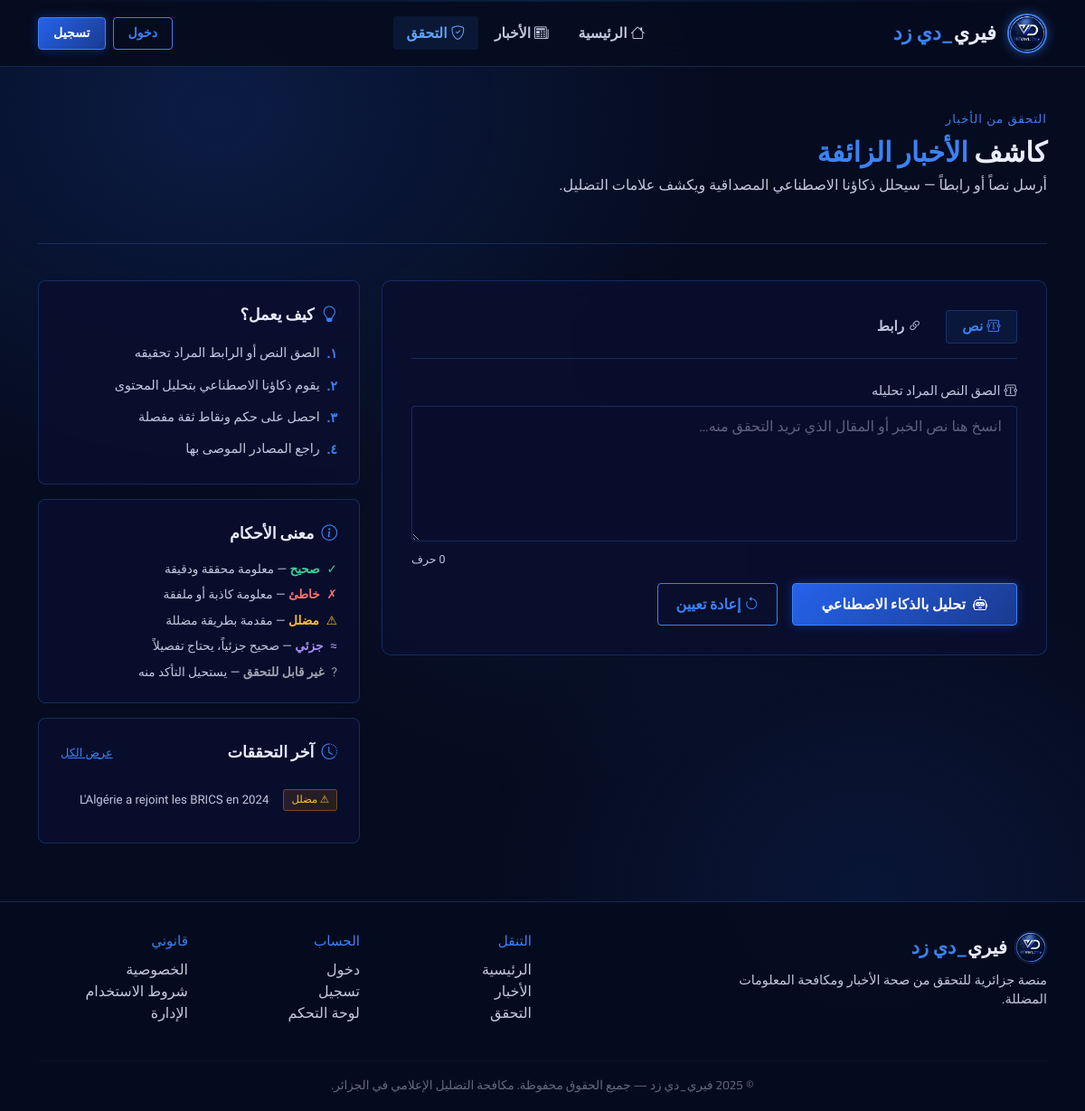
The app's page /fact-check/ with its own data.
### factcheck/models.py (models this page shows, shortened)
class FactCheckResult(models.Model):
    VERDICT_CHOICES = [
        ('true', 'Vrai'),
        ('false', 'Faux'),
        ('misleading', 'Trompeur'),
        ('partial', 'Partiellement vrai'),
        ('unverifiable', 'Non vérifiable'),
    ]
    user = models.ForeignKey(
        settings.AUTH_USER_MODEL,
        on_delete=models.SET_NULL,
        null=True, blank=True,
        related_name='fact_checks'
    )
    input_text = models.TextField()
    input_url = models.URLField(blank=True)
    verdict = models.CharField(max_length=20, choices=VERDICT_CHOICES)
    confidence_score = models.FloatField(default=0.0)  # 0.0 - 1.0
    explanation = models.TextField()
    key_claims = models.TextField(blank=True)
    red_flags = models.TextField(blank=True)
    sources_suggested = models.TextField(blank=True)
    created_at = models.DateTimeField(auto_now_add=True)
    class Meta:
        ordering = ['-created_at']
        verbose_name = 'Résultat de vérification'
        verbose_name_plural = 'Résultats de vérification'

### factcheck/views.py (the view, shortened to what this page needs)
# urls.py: path('', views.factcheck_view, name='factcheck'),
def factcheck_view(request):
    result = None
    error = None
    recent_checks = FactCheckResult.objects.all()[:5]
    context = {
        'result': result,
        'error': error,
        'recent_checks': recent_checks,
        'input_text': request.POST.get('text', request.GET.get('q', '')),
        'input_url': request.POST.get('url', request.GET.get('url', '')),
    }
    return render(request, 'factcheck/factcheck.html', context)

### factcheck/templates/factcheck/factcheck.html (shortened to what this page needs)
{% extends 'base.html' %}
{% block nav_fact %}active{% endblock %}
{% block content %}
<div class="container">
    <div class="fc-header">
        <div style="font-family:var(--font-body);font-size:0.82rem;color:var(--vd-bright);letter-spacing:1px;margin-bottom:0.5rem;">التحقق من الأخبار</div>
        <h1 class="vd-section-title mb-1">كاشف <span class="accent">الأخبار الزائفة</span></h1>
        <p class="text-vd-silver" style="max-width:560px;font-family:var(--font-body);line-height:1.9;">
            أرسل نصاً أو رابطاً — سيحلل ذكاؤنا الاصطناعي المصداقية ويكشف علامات التضليل.
        </p>
    </div>
    <div class="row g-4">
        <div class="col-lg-8">
            <div class="fc-input-panel">
                <div class="fc-tabs">
                    <button class="fc-tab active" onclick="switchTab('text', this)">
                        <i class="bi bi-textarea-t me-1"></i>نص
                    </button>
                    <button class="fc-tab" onclick="switchTab('url', this)">
                        <i class="bi bi-link-45deg me-1"></i>رابط
                    </button>
                </div>
                <form method="post" id="fc-form" onsubmit="onSubmit()">
                    <div id="text-panel">
                        <label class="vd-label"><i class="bi bi-textarea-t me-1"></i>الصق النص المراد تحليله</label>
                        <textarea name="text" id="fc-text" class="vd-form-control fc-textarea"
                                  placeholder="انسخ هنا نص الخبر أو المقال الذي تريد التحقق منه…">{{ input_text }}</textarea>
                        <div class="char-count"><span id="char-count">0</span> حرف</div>
                    </div>
                    <div class="d-flex align-items-center gap-3 mt-3 flex-wrap">
                        <button type="submit" class="btn-vd-primary" style="padding:0.65rem 2rem;" id="submit-btn">
                            <i class="bi bi-robot me-2"></i>تحليل بالذكاء الاصطناعي
                        </button>
                        <button type="button" onclick="clearForm()" class="btn-vd-outline" style="padding:0.65rem 1.2rem;">
                            <i class="bi bi-arrow-counterclockwise me-1"></i>إعادة تعيين
                        </button>
                    </div>
                </form>
            </div>
        </div>
        <div class="col-lg-4">
            <div class="vd-card mb-3">
                <div class="vd-card-title mb-3"><i class="bi bi-lightbulb me-2 text-vd-accent"></i>كيف يعمل؟</div>
                <div style="font-size:0.9rem;color:var(--vd-silver);line-height:1.9;font-family:var(--font-body);">
                    <div class="d-flex gap-2 mb-2"><span class="text-vd-accent font-main" style="font-weight:700;">١.</span><span>الصق النص أو الرابط المراد تحقيقه</span></div>
                    <div class="d-flex gap-2 mb-2"><span class="text-vd-accent font-main" style="font-weight:700;">٢.</span><span>يقوم ذكاؤنا الاصطناعي بتحليل المحتوى</span></div>
                    <div class="d-flex gap-2 mb-2"><span class="text-vd-accent font-main" style="font-weight:700;">٣.</span><span>احصل على حكم ونقاط ثقة مفصلة</span></div>
                    <div class="d-flex gap-2"><span class="text-vd-accent font-main" style="font-weight:700;">٤.</span><span>راجع المصادر الموصى بها</span></div>
                </div>
            </div>
            <div class="vd-card mb-3">
                <div class="vd-card-title mb-3"><i class="bi bi-info-circle me-2 text-vd-accent"></i>معنى الأحكام</div>
                <div style="font-size:0.85rem;font-family:var(--font-body);">
                    <div class="d-flex align-items-start gap-2 mb-2"><span style="color:#34d399;">✓</span><div><strong style="color:#34d399;">صحيح</strong> <span class="text-vd-silver">— معلومة محققة ودقيقة</span></div></div>
                    <div class="d-flex align-items-start gap-2 mb-2"><span style="color:#f87171;">✗</span><div><strong style="color:#f87171;">خاطئ</strong> <span class="text-vd-silver">— معلومة كاذبة أو ملفقة</span></div></div>
                    <div class="d-flex align-items-start gap-2 mb-2"><span style="color:#fbbf24;">⚠</span><div><strong style="color:#fbbf24;">مضلل</strong> <span class="text-vd-silver">— مقدمة بطريقة مضللة</span></div></div>
                    <div class="d-flex align-items-start gap-2 mb-2"><span style="color:#a78bfa;">≈</span><div><strong style="color:#a78bfa;">جزئي</strong> <span class="text-vd-silver">— صحيح جزئياً، يحتاج تفصيلاً</span></div></div>
                    <div class="d-flex align-items-start gap-2"><span style="color:#9ca3af;">?</span><div><strong style="color:#9ca3af;">غير قابل للتحقق</strong> <span class="text-vd-silver">— يستحيل التأكد منه</span></div></div>
                </div>
            </div>
            {% if recent_checks %}
            <div class="vd-card">
                <div class="d-flex justify-content-between align-items-center mb-3">
                    <div class="vd-card-title"><i class="bi bi-clock-history me-2 text-vd-accent"></i>آخر التحققات</div>
                    <a href="/fact-check/history/" class="text-vd-accent" style="font-size:0.8rem;">عرض الكل</a>
                </div>
                {% for check in recent_checks %}
                <div class="recent-row">
                    <span class="mini-badge {% if check.verdict == 'true' %}badge-verified{% elif check.verdict == 'false' %}badge-fake{% else %}badge-unverified{% endif %}">
                        {% if check.verdict == 'true' %}✓ صحيح
                        {% elif check.verdict == 'false' %}✗ خاطئ
                        {% elif check.verdict == 'misleading' %}⚠ مضلل
                        {% else %}؟{% endif %}
                    </span>
                    <span style="font-size:0.83rem;color:var(--vd-silver);overflow:hidden;text-overflow:ellipsis;white-space:nowrap;font-family:var(--font-body);">
                        {{ check.input_text|truncatechars:50 }}
                    </span>
                </div>
                {% endfor %}
            </div>
            {% endif %}
        </div>
    </div>
</div>
{% endblock %}

### templates/base.html (style rules this page uses)
:root { --vd-navy: #0a0f2e; --vd-dark: #060c1f; --vd-blue: #1a3a8f; --vd-accent: #2563eb; --vd-bright: #3b82f6; --vd-glow: #60a5fa; --vd-silver: #c0c8e0; --vd-white: #e8eeff; --vd-border: rgba(59,130,246,0.25); --vd-card-bg: rgba(10,15,46,0.85); --vd-panel: rgba(26,58,143,0.12); --font-main: 'Cairo', sans-serif; --font-body: 'Tajawal', sans-serif; }
* { box-sizing: border-box; }
body { background: var(--vd-dark); color: var(--vd-white); font-family: var(--font-body); min-height: 100vh; overflow-x: hidden; direction: rtl; }
body::before { content: ''; position: fixed; inset: 0; background: radial-gradient(ellipse 80% 60% at 20% 10%, rgba(37,99,235,0.18) 0%, transparent 60%), radial-gradient(ellipse 60% 50% at 80% 80%, rgba(26,58,143,0.22) 0%, transparent 60%), radial-gradient(ellipse 40% 30% at 50% 50%, rgba(59,130,246,0.06) 0%, transparent 70%); pointer-events: none; z-index: 0; }
.btn-vd-primary { background: linear-gradient(135deg, var(--vd-accent), var(--vd-blue)); color: #fff; border: 1px solid var(--vd-bright); font-family: var(--font-main); font-size: 1rem; font-weight: 700; padding: 0.55rem 1.6rem; border-radius: 4px; transition: all 0.25s; box-shadow: 0 0 12px rgba(37,99,235,0.35); text-decoration: none; display: inline-block; }
.btn-vd-outline { background: transparent; color: var(--vd-bright); border: 1px solid var(--vd-bright); font-family: var(--font-main); font-size: 1rem; font-weight: 700; padding: 0.55rem 1.6rem; border-radius: 4px; transition: all 0.25s; text-decoration: none; display: inline-block; }
.vd-card { background: var(--vd-card-bg); border: 1px solid var(--vd-border); border-radius: 8px; padding: 1.5rem; backdrop-filter: blur(10px); transition: border-color 0.3s, box-shadow 0.3s; }
.vd-card-title { font-family: var(--font-main); font-size: 1.1rem; font-weight: 700; color: var(--vd-white); }
.vd-section-title { font-family: var(--font-main); font-weight: 800; font-size: 1.9rem; color: var(--vd-white); }
.vd-section-title .accent { color: var(--vd-bright); }
.badge-unverified { background: rgba(245,158,11,0.12); color: #fbbf24; border: 1px solid rgba(245,158,11,0.35); font-family: var(--font-main); font-size: 0.75rem; padding: 0.25rem 0.6rem; border-radius: 3px; }
.vd-form-control { background: rgba(10,15,46,0.7); border: 1px solid var(--vd-border); color: var(--vd-white); font-family: var(--font-body); border-radius: 4px; padding: 0.65rem 1rem; width: 100%; transition: border-color 0.2s, box-shadow 0.2s; text-align: right; }
.vd-form-control::placeholder { color: rgba(192,200,224,0.45); }
.vd-label { font-family: var(--font-main); font-size: 0.9rem; color: var(--vd-silver); margin-bottom: 0.35rem; display: block; }
.text-vd-accent { color: var(--vd-bright); }
.text-vd-silver { color: var(--vd-silver); }
.font-main { font-family: var(--font-main); }
.bi { margin-left: 4px; margin-right: 0; }
.me-1 { margin-left: 0.25rem !important; margin-right: 0 !important; }
.me-2 { margin-left: 0.5rem !important; margin-right: 0 !important; }

### factcheck/templates/factcheck/factcheck.html (style rules this page uses)
.fc-header { padding: 3rem 0 2rem; border-bottom: 1px solid var(--vd-border); margin-bottom: 2.5rem; }
.fc-input-panel { background: var(--vd-card-bg); border: 1px solid var(--vd-border); border-radius: 10px; padding: 2rem; backdrop-filter: blur(10px); margin-bottom: 2rem; }
.fc-tabs { display: flex; gap: 0.5rem; margin-bottom: 1.5rem; border-bottom: 1px solid var(--vd-border); padding-bottom: 1rem; }
.fc-tab { font-family: var(--font-main); font-size: 0.95rem; padding: 0.4rem 1.1rem; border-radius: 4px; border: 1px solid transparent; color: var(--vd-silver); cursor: pointer; transition: all 0.2s; background: transparent; font-weight: 600; }
.fc-tab.active, .fc-tab:hover { color: var(--vd-bright); border-color: var(--vd-border); background: rgba(59,130,246,0.08); }
.fc-textarea { min-height: 150px; resize: vertical; }
.char-count { font-family: var(--font-body); font-size: 0.78rem; color: var(--vd-silver); text-align: left; margin-top: 0.3rem; }
.recent-row { display: flex; align-items: center; gap: 1rem; padding: 0.7rem 0; border-bottom: 1px solid var(--vd-border); }
.recent-row:last-child { border-bottom: none; }
.mini-badge { font-family: var(--font-main); font-size: 0.72rem; padding: 0.15rem 0.5rem; border-radius: 3px; white-space: nowrap; flex-shrink: 0; }

### records on screen
FactCheckResult: verdict "⚠ مضلل", input_text "L'Algérie a rejoint les BRICS en 2024"
